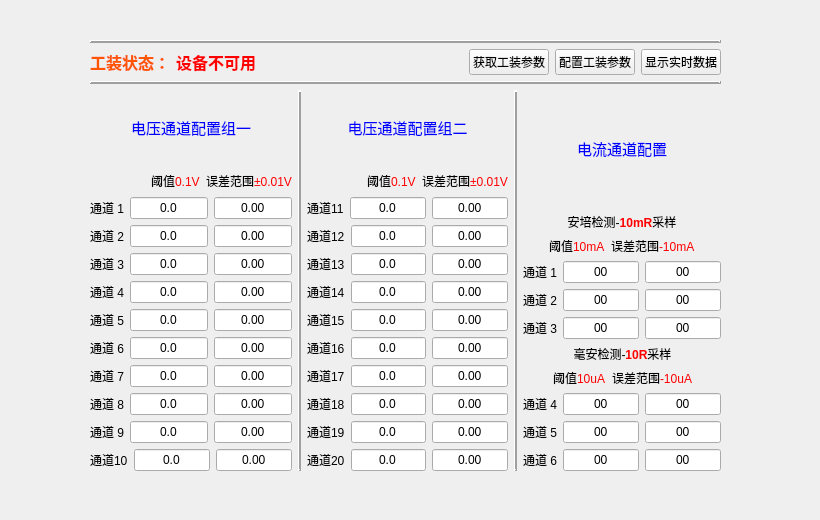
<?xml version="1.0" encoding="UTF-8"?>
<ui version="4.0">
 <class>CWTestTools</class>
 <widget class="QWidget" name="CWTestTools">
  <property name="geometry">
   <rect>
    <x>0</x>
    <y>0</y>
    <width>820</width>
    <height>520</height>
   </rect>
  </property>
  <property name="minimumSize">
   <size>
    <width>820</width>
    <height>520</height>
   </size>
  </property>
  <property name="maximumSize">
   <size>
    <width>820</width>
    <height>520</height>
   </size>
  </property>
  <property name="sizeIncrement">
   <size>
    <width>10</width>
    <height>10</height>
   </size>
  </property>
  <property name="windowTitle">
   <string>TestTools</string>
  </property>
  <property name="windowIcon">
   <iconset>
    <normaloff>../Icon/PAdminLogin.png</normaloff>../Icon/PAdminLogin.png</iconset>
  </property>
  <widget class="QWidget" name="layoutWidget">
   <property name="geometry">
    <rect>
     <x>90</x>
     <y>40</y>
     <width>631</width>
     <height>431</height>
    </rect>
   </property>
   <layout class="QVBoxLayout" name="verticalLayout_16">
    <item>
     <layout class="QVBoxLayout" name="verticalLayout">
      <item>
       <widget class="Line" name="line_5">
        <property name="frameShadow">
         <enum>QFrame::Raised</enum>
        </property>
        <property name="lineWidth">
         <number>2</number>
        </property>
        <property name="orientation">
         <enum>Qt::Horizontal</enum>
        </property>
       </widget>
      </item>
      <item>
       <layout class="QHBoxLayout" name="horizontalLayout">
        <item>
         <widget class="QLabel" name="label">
          <property name="text">
           <string>&lt;html&gt;&lt;head/&gt;&lt;body&gt;&lt;p&gt;&lt;span style=&quot; font-size:12pt; font-weight:600; color:#ff5500;&quot;&gt;工装状态：&lt;/span&gt;&lt;/p&gt;&lt;/body&gt;&lt;/html&gt;</string>
          </property>
         </widget>
        </item>
        <item>
         <widget class="QLabel" name="label_show_tools_status">
          <property name="text">
           <string>&lt;html&gt;&lt;head/&gt;&lt;body&gt;&lt;p&gt;&lt;span style=&quot; font-size:12pt; font-weight:600; color:#ff0000;&quot;&gt;设备不可用&lt;/span&gt;&lt;/p&gt;&lt;/body&gt;&lt;/html&gt;</string>
          </property>
         </widget>
        </item>
        <item>
         <spacer name="horizontalSpacer">
          <property name="orientation">
           <enum>Qt::Horizontal</enum>
          </property>
          <property name="sizeHint" stdset="0">
           <size>
            <width>40</width>
            <height>20</height>
           </size>
          </property>
         </spacer>
        </item>
        <item>
         <spacer name="horizontalSpacer_2">
          <property name="orientation">
           <enum>Qt::Horizontal</enum>
          </property>
          <property name="sizeHint" stdset="0">
           <size>
            <width>40</width>
            <height>20</height>
           </size>
          </property>
         </spacer>
        </item>
        <item>
         <widget class="QPushButton" name="pushButton_get_test_para">
          <property name="text">
           <string>获取工装参数</string>
          </property>
         </widget>
        </item>
        <item>
         <widget class="QPushButton" name="pushButton_set_test_para">
          <property name="text">
           <string>配置工装参数</string>
          </property>
         </widget>
        </item>
        <item>
         <widget class="QPushButton" name="pushButton__test_show_status">
          <property name="text">
           <string>显示实时数据</string>
          </property>
         </widget>
        </item>
       </layout>
      </item>
      <item>
       <widget class="Line" name="line">
        <property name="frameShadow">
         <enum>QFrame::Raised</enum>
        </property>
        <property name="lineWidth">
         <number>2</number>
        </property>
        <property name="orientation">
         <enum>Qt::Horizontal</enum>
        </property>
       </widget>
      </item>
     </layout>
    </item>
    <item>
     <layout class="QHBoxLayout" name="horizontalLayout_45">
      <item>
       <layout class="QVBoxLayout" name="verticalLayout_6">
        <item>
         <widget class="QLabel" name="label_2">
          <property name="text">
           <string>&lt;html&gt;&lt;head/&gt;&lt;body&gt;&lt;p&gt;&lt;span style=&quot; font-size:11pt; color:#0000ff;&quot;&gt;电压通道配置组一&lt;/span&gt;&lt;/p&gt;&lt;/body&gt;&lt;/html&gt;</string>
          </property>
          <property name="alignment">
           <set>Qt::AlignCenter</set>
          </property>
         </widget>
        </item>
        <item>
         <layout class="QVBoxLayout" name="verticalLayout_2">
          <item>
           <layout class="QHBoxLayout" name="horizontalLayout_2">
            <item>
             <spacer name="horizontalSpacer_3">
              <property name="orientation">
               <enum>Qt::Horizontal</enum>
              </property>
              <property name="sizeHint" stdset="0">
               <size>
                <width>40</width>
                <height>20</height>
               </size>
              </property>
             </spacer>
            </item>
            <item>
             <widget class="QLabel" name="label_6">
              <property name="text">
               <string>&lt;html&gt;&lt;head/&gt;&lt;body&gt;&lt;p&gt;阈值&lt;span style=&quot; color:#ff0000;&quot;&gt;0.1V&lt;/span&gt;&lt;/p&gt;&lt;/body&gt;&lt;/html&gt;</string>
              </property>
             </widget>
            </item>
            <item>
             <widget class="QLabel" name="label_7">
              <property name="text">
               <string>&lt;html&gt;&lt;head/&gt;&lt;body&gt;&lt;p&gt;误差范围&lt;span style=&quot; color:#ff0000;&quot;&gt;±0.01V&lt;/span&gt;&lt;/p&gt;&lt;/body&gt;&lt;/html&gt;</string>
              </property>
             </widget>
            </item>
           </layout>
          </item>
          <item>
           <layout class="QHBoxLayout" name="horizontalLayout_3">
            <item>
             <widget class="QLabel" name="label_4">
              <property name="text">
               <string>通道 1</string>
              </property>
             </widget>
            </item>
            <item>
             <widget class="QLineEdit" name="lineEdit_ic1_ch1_std">
              <property name="text">
               <string>0.0</string>
              </property>
              <property name="alignment">
               <set>Qt::AlignCenter</set>
              </property>
              <property name="placeholderText">
               <string>0</string>
              </property>
             </widget>
            </item>
            <item>
             <widget class="QLineEdit" name="lineEdit_ic1_ch1_tol">
              <property name="text">
               <string>0.00</string>
              </property>
              <property name="alignment">
               <set>Qt::AlignCenter</set>
              </property>
              <property name="placeholderText">
               <string>0</string>
              </property>
             </widget>
            </item>
           </layout>
          </item>
          <item>
           <layout class="QHBoxLayout" name="horizontalLayout_4">
            <item>
             <widget class="QLabel" name="label_5">
              <property name="text">
               <string>通道 2</string>
              </property>
             </widget>
            </item>
            <item>
             <widget class="QLineEdit" name="lineEdit_ic1_ch2_std">
              <property name="text">
               <string>0.0</string>
              </property>
              <property name="alignment">
               <set>Qt::AlignCenter</set>
              </property>
              <property name="placeholderText">
               <string>0</string>
              </property>
             </widget>
            </item>
            <item>
             <widget class="QLineEdit" name="lineEdit_ic1_ch2_tol">
              <property name="text">
               <string>0.00</string>
              </property>
              <property name="alignment">
               <set>Qt::AlignCenter</set>
              </property>
              <property name="placeholderText">
               <string>0</string>
              </property>
             </widget>
            </item>
           </layout>
          </item>
          <item>
           <layout class="QHBoxLayout" name="horizontalLayout_5">
            <item>
             <widget class="QLabel" name="label_9">
              <property name="text">
               <string>通道 3</string>
              </property>
             </widget>
            </item>
            <item>
             <widget class="QLineEdit" name="lineEdit_ic1_ch3_std">
              <property name="text">
               <string>0.0</string>
              </property>
              <property name="alignment">
               <set>Qt::AlignCenter</set>
              </property>
              <property name="placeholderText">
               <string>0</string>
              </property>
             </widget>
            </item>
            <item>
             <widget class="QLineEdit" name="lineEdit_ic1_ch3_tol">
              <property name="text">
               <string>0.00</string>
              </property>
              <property name="alignment">
               <set>Qt::AlignCenter</set>
              </property>
              <property name="placeholderText">
               <string>0</string>
              </property>
             </widget>
            </item>
           </layout>
          </item>
          <item>
           <layout class="QHBoxLayout" name="horizontalLayout_6">
            <item>
             <widget class="QLabel" name="label_10">
              <property name="text">
               <string>通道 4</string>
              </property>
             </widget>
            </item>
            <item>
             <widget class="QLineEdit" name="lineEdit_ic1_ch4_std">
              <property name="text">
               <string>0.0</string>
              </property>
              <property name="alignment">
               <set>Qt::AlignCenter</set>
              </property>
              <property name="placeholderText">
               <string>0</string>
              </property>
             </widget>
            </item>
            <item>
             <widget class="QLineEdit" name="lineEdit_ic1_ch4_tol">
              <property name="text">
               <string>0.00</string>
              </property>
              <property name="alignment">
               <set>Qt::AlignCenter</set>
              </property>
              <property name="placeholderText">
               <string>0</string>
              </property>
             </widget>
            </item>
           </layout>
          </item>
          <item>
           <layout class="QHBoxLayout" name="horizontalLayout_7">
            <item>
             <widget class="QLabel" name="label_11">
              <property name="text">
               <string>通道 5</string>
              </property>
             </widget>
            </item>
            <item>
             <widget class="QLineEdit" name="lineEdit_ic2_ch1_std">
              <property name="text">
               <string>0.0</string>
              </property>
              <property name="alignment">
               <set>Qt::AlignCenter</set>
              </property>
              <property name="placeholderText">
               <string>0</string>
              </property>
             </widget>
            </item>
            <item>
             <widget class="QLineEdit" name="lineEdit_ic2_ch1_tol">
              <property name="text">
               <string>0.00</string>
              </property>
              <property name="alignment">
               <set>Qt::AlignCenter</set>
              </property>
              <property name="placeholderText">
               <string>0</string>
              </property>
             </widget>
            </item>
           </layout>
          </item>
          <item>
           <layout class="QHBoxLayout" name="horizontalLayout_8">
            <item>
             <widget class="QLabel" name="label_12">
              <property name="text">
               <string>通道 6</string>
              </property>
             </widget>
            </item>
            <item>
             <widget class="QLineEdit" name="lineEdit_ic2_ch2_std">
              <property name="text">
               <string>0.0</string>
              </property>
              <property name="alignment">
               <set>Qt::AlignCenter</set>
              </property>
              <property name="placeholderText">
               <string>0</string>
              </property>
             </widget>
            </item>
            <item>
             <widget class="QLineEdit" name="lineEdit_ic2_ch2_tol">
              <property name="text">
               <string>0.00</string>
              </property>
              <property name="alignment">
               <set>Qt::AlignCenter</set>
              </property>
              <property name="placeholderText">
               <string>0</string>
              </property>
             </widget>
            </item>
           </layout>
          </item>
          <item>
           <layout class="QHBoxLayout" name="horizontalLayout_9">
            <item>
             <widget class="QLabel" name="label_13">
              <property name="text">
               <string>通道 7</string>
              </property>
             </widget>
            </item>
            <item>
             <widget class="QLineEdit" name="lineEdit_ic2_ch3_std">
              <property name="text">
               <string>0.0</string>
              </property>
              <property name="alignment">
               <set>Qt::AlignCenter</set>
              </property>
              <property name="placeholderText">
               <string>0</string>
              </property>
             </widget>
            </item>
            <item>
             <widget class="QLineEdit" name="lineEdit_ic2_ch3_tol">
              <property name="text">
               <string>0.00</string>
              </property>
              <property name="alignment">
               <set>Qt::AlignCenter</set>
              </property>
              <property name="placeholderText">
               <string>0</string>
              </property>
             </widget>
            </item>
           </layout>
          </item>
          <item>
           <layout class="QHBoxLayout" name="horizontalLayout_10">
            <item>
             <widget class="QLabel" name="label_14">
              <property name="text">
               <string>通道 8</string>
              </property>
             </widget>
            </item>
            <item>
             <widget class="QLineEdit" name="lineEdit_ic2_ch4_std">
              <property name="text">
               <string>0.0</string>
              </property>
              <property name="alignment">
               <set>Qt::AlignCenter</set>
              </property>
              <property name="placeholderText">
               <string>0</string>
              </property>
             </widget>
            </item>
            <item>
             <widget class="QLineEdit" name="lineEdit_ic2_ch4_tol">
              <property name="text">
               <string>0.00</string>
              </property>
              <property name="alignment">
               <set>Qt::AlignCenter</set>
              </property>
              <property name="placeholderText">
               <string>0</string>
              </property>
             </widget>
            </item>
           </layout>
          </item>
          <item>
           <layout class="QHBoxLayout" name="horizontalLayout_11">
            <item>
             <widget class="QLabel" name="label_15">
              <property name="text">
               <string>通道 9</string>
              </property>
             </widget>
            </item>
            <item>
             <widget class="QLineEdit" name="lineEdit_ic3_ch1_std">
              <property name="text">
               <string>0.0</string>
              </property>
              <property name="alignment">
               <set>Qt::AlignCenter</set>
              </property>
              <property name="placeholderText">
               <string>0</string>
              </property>
             </widget>
            </item>
            <item>
             <widget class="QLineEdit" name="lineEdit_ic3_ch1_tol">
              <property name="text">
               <string>0.00</string>
              </property>
              <property name="alignment">
               <set>Qt::AlignCenter</set>
              </property>
              <property name="placeholderText">
               <string>0</string>
              </property>
             </widget>
            </item>
           </layout>
          </item>
          <item>
           <layout class="QHBoxLayout" name="horizontalLayout_12">
            <item>
             <widget class="QLabel" name="label_16">
              <property name="text">
               <string>通道10</string>
              </property>
             </widget>
            </item>
            <item>
             <widget class="QLineEdit" name="lineEdit_ic3_ch2_std">
              <property name="text">
               <string>0.0</string>
              </property>
              <property name="alignment">
               <set>Qt::AlignCenter</set>
              </property>
              <property name="placeholderText">
               <string>0</string>
              </property>
             </widget>
            </item>
            <item>
             <widget class="QLineEdit" name="lineEdit_ic3_ch2_tol">
              <property name="text">
               <string>0.00</string>
              </property>
              <property name="alignment">
               <set>Qt::AlignCenter</set>
              </property>
              <property name="placeholderText">
               <string>0</string>
              </property>
             </widget>
            </item>
           </layout>
          </item>
         </layout>
        </item>
       </layout>
      </item>
      <item>
       <widget class="Line" name="line_3">
        <property name="frameShadow">
         <enum>QFrame::Raised</enum>
        </property>
        <property name="lineWidth">
         <number>2</number>
        </property>
        <property name="orientation">
         <enum>Qt::Vertical</enum>
        </property>
       </widget>
      </item>
      <item>
       <layout class="QVBoxLayout" name="verticalLayout_7">
        <item>
         <widget class="QLabel" name="label_8">
          <property name="text">
           <string>&lt;html&gt;&lt;head/&gt;&lt;body&gt;&lt;p&gt;&lt;span style=&quot; font-size:11pt; color:#0000ff;&quot;&gt;电压通道配置组二&lt;/span&gt;&lt;/p&gt;&lt;/body&gt;&lt;/html&gt;</string>
          </property>
          <property name="alignment">
           <set>Qt::AlignCenter</set>
          </property>
         </widget>
        </item>
        <item>
         <layout class="QVBoxLayout" name="verticalLayout_3">
          <item>
           <layout class="QHBoxLayout" name="horizontalLayout_24">
            <item>
             <spacer name="horizontalSpacer_5">
              <property name="orientation">
               <enum>Qt::Horizontal</enum>
              </property>
              <property name="sizeHint" stdset="0">
               <size>
                <width>40</width>
                <height>20</height>
               </size>
              </property>
             </spacer>
            </item>
            <item>
             <widget class="QLabel" name="label_17">
              <property name="text">
               <string>&lt;html&gt;&lt;head/&gt;&lt;body&gt;&lt;p&gt;阈值&lt;span style=&quot; color:#ff0000;&quot;&gt;0.1V&lt;/span&gt;&lt;/p&gt;&lt;/body&gt;&lt;/html&gt;</string>
              </property>
             </widget>
            </item>
            <item>
             <widget class="QLabel" name="label_18">
              <property name="text">
               <string>&lt;html&gt;&lt;head/&gt;&lt;body&gt;&lt;p&gt;误差范围&lt;span style=&quot; color:#ff0000;&quot;&gt;±0.01V&lt;/span&gt;&lt;/p&gt;&lt;/body&gt;&lt;/html&gt;</string>
              </property>
             </widget>
            </item>
           </layout>
          </item>
          <item>
           <layout class="QHBoxLayout" name="horizontalLayout_25">
            <item>
             <widget class="QLabel" name="label_19">
              <property name="text">
               <string>通道11</string>
              </property>
             </widget>
            </item>
            <item>
             <widget class="QLineEdit" name="lineEdit_ic3_ch3_std">
              <property name="text">
               <string>0.0</string>
              </property>
              <property name="alignment">
               <set>Qt::AlignCenter</set>
              </property>
              <property name="placeholderText">
               <string>0</string>
              </property>
             </widget>
            </item>
            <item>
             <widget class="QLineEdit" name="lineEdit_ic3_ch3_tol">
              <property name="text">
               <string>0.00</string>
              </property>
              <property name="alignment">
               <set>Qt::AlignCenter</set>
              </property>
              <property name="placeholderText">
               <string>0</string>
              </property>
             </widget>
            </item>
           </layout>
          </item>
          <item>
           <layout class="QHBoxLayout" name="horizontalLayout_26">
            <item>
             <widget class="QLabel" name="label_20">
              <property name="text">
               <string>通道12</string>
              </property>
             </widget>
            </item>
            <item>
             <widget class="QLineEdit" name="lineEdit_ic3_ch4_std">
              <property name="text">
               <string>0.0</string>
              </property>
              <property name="alignment">
               <set>Qt::AlignCenter</set>
              </property>
              <property name="placeholderText">
               <string>0</string>
              </property>
             </widget>
            </item>
            <item>
             <widget class="QLineEdit" name="lineEdit_ic3_ch4_tol">
              <property name="text">
               <string>0.00</string>
              </property>
              <property name="alignment">
               <set>Qt::AlignCenter</set>
              </property>
              <property name="placeholderText">
               <string>0</string>
              </property>
             </widget>
            </item>
           </layout>
          </item>
          <item>
           <layout class="QHBoxLayout" name="horizontalLayout_27">
            <item>
             <widget class="QLabel" name="label_21">
              <property name="text">
               <string>通道13</string>
              </property>
             </widget>
            </item>
            <item>
             <widget class="QLineEdit" name="lineEdit_ic4_ch1_std">
              <property name="text">
               <string>0.0</string>
              </property>
              <property name="alignment">
               <set>Qt::AlignCenter</set>
              </property>
              <property name="placeholderText">
               <string>0</string>
              </property>
             </widget>
            </item>
            <item>
             <widget class="QLineEdit" name="lineEdit_ic4_ch1_tol">
              <property name="text">
               <string>0.00</string>
              </property>
              <property name="alignment">
               <set>Qt::AlignCenter</set>
              </property>
              <property name="placeholderText">
               <string>0</string>
              </property>
             </widget>
            </item>
           </layout>
          </item>
          <item>
           <layout class="QHBoxLayout" name="horizontalLayout_28">
            <item>
             <widget class="QLabel" name="label_22">
              <property name="text">
               <string>通道14</string>
              </property>
             </widget>
            </item>
            <item>
             <widget class="QLineEdit" name="lineEdit_ic4_ch2_std">
              <property name="text">
               <string>0.0</string>
              </property>
              <property name="alignment">
               <set>Qt::AlignCenter</set>
              </property>
              <property name="placeholderText">
               <string>0</string>
              </property>
             </widget>
            </item>
            <item>
             <widget class="QLineEdit" name="lineEdit_ic4_ch2_tol">
              <property name="text">
               <string>0.00</string>
              </property>
              <property name="alignment">
               <set>Qt::AlignCenter</set>
              </property>
              <property name="placeholderText">
               <string>0</string>
              </property>
             </widget>
            </item>
           </layout>
          </item>
          <item>
           <layout class="QHBoxLayout" name="horizontalLayout_29">
            <item>
             <widget class="QLabel" name="label_23">
              <property name="text">
               <string>通道15</string>
              </property>
             </widget>
            </item>
            <item>
             <widget class="QLineEdit" name="lineEdit_ic4_ch3_std">
              <property name="text">
               <string>0.0</string>
              </property>
              <property name="alignment">
               <set>Qt::AlignCenter</set>
              </property>
              <property name="placeholderText">
               <string>0</string>
              </property>
             </widget>
            </item>
            <item>
             <widget class="QLineEdit" name="lineEdit_ic4_ch3_tol">
              <property name="text">
               <string>0.00</string>
              </property>
              <property name="alignment">
               <set>Qt::AlignCenter</set>
              </property>
              <property name="placeholderText">
               <string>0</string>
              </property>
             </widget>
            </item>
           </layout>
          </item>
          <item>
           <layout class="QHBoxLayout" name="horizontalLayout_30">
            <item>
             <widget class="QLabel" name="label_24">
              <property name="text">
               <string>通道16</string>
              </property>
             </widget>
            </item>
            <item>
             <widget class="QLineEdit" name="lineEdit_ic4_ch4_std">
              <property name="text">
               <string>0.0</string>
              </property>
              <property name="alignment">
               <set>Qt::AlignCenter</set>
              </property>
              <property name="placeholderText">
               <string>0</string>
              </property>
             </widget>
            </item>
            <item>
             <widget class="QLineEdit" name="lineEdit_ic4_ch4_tol">
              <property name="text">
               <string>0.00</string>
              </property>
              <property name="alignment">
               <set>Qt::AlignCenter</set>
              </property>
              <property name="placeholderText">
               <string>0</string>
              </property>
             </widget>
            </item>
           </layout>
          </item>
          <item>
           <layout class="QHBoxLayout" name="horizontalLayout_31">
            <item>
             <widget class="QLabel" name="label_25">
              <property name="text">
               <string>通道17</string>
              </property>
             </widget>
            </item>
            <item>
             <widget class="QLineEdit" name="lineEdit_ic5_ch1_std">
              <property name="text">
               <string>0.0</string>
              </property>
              <property name="alignment">
               <set>Qt::AlignCenter</set>
              </property>
              <property name="placeholderText">
               <string>0</string>
              </property>
             </widget>
            </item>
            <item>
             <widget class="QLineEdit" name="lineEdit_ic5_ch1_tol">
              <property name="text">
               <string>0.00</string>
              </property>
              <property name="alignment">
               <set>Qt::AlignCenter</set>
              </property>
              <property name="placeholderText">
               <string>0</string>
              </property>
             </widget>
            </item>
           </layout>
          </item>
          <item>
           <layout class="QHBoxLayout" name="horizontalLayout_32">
            <item>
             <widget class="QLabel" name="label_26">
              <property name="text">
               <string>通道18</string>
              </property>
             </widget>
            </item>
            <item>
             <widget class="QLineEdit" name="lineEdit_ic5_ch2_std">
              <property name="text">
               <string>0.0</string>
              </property>
              <property name="alignment">
               <set>Qt::AlignCenter</set>
              </property>
              <property name="placeholderText">
               <string>0</string>
              </property>
             </widget>
            </item>
            <item>
             <widget class="QLineEdit" name="lineEdit_ic5_ch2_tol">
              <property name="text">
               <string>0.00</string>
              </property>
              <property name="alignment">
               <set>Qt::AlignCenter</set>
              </property>
              <property name="placeholderText">
               <string>0</string>
              </property>
             </widget>
            </item>
           </layout>
          </item>
          <item>
           <layout class="QHBoxLayout" name="horizontalLayout_33">
            <item>
             <widget class="QLabel" name="label_27">
              <property name="text">
               <string>通道19</string>
              </property>
             </widget>
            </item>
            <item>
             <widget class="QLineEdit" name="lineEdit_ic5_ch3_std">
              <property name="text">
               <string>0.0</string>
              </property>
              <property name="alignment">
               <set>Qt::AlignCenter</set>
              </property>
              <property name="placeholderText">
               <string>0</string>
              </property>
             </widget>
            </item>
            <item>
             <widget class="QLineEdit" name="lineEdit_ic5_ch3_tol">
              <property name="text">
               <string>0.00</string>
              </property>
              <property name="alignment">
               <set>Qt::AlignCenter</set>
              </property>
              <property name="placeholderText">
               <string>0</string>
              </property>
             </widget>
            </item>
           </layout>
          </item>
          <item>
           <layout class="QHBoxLayout" name="horizontalLayout_34">
            <item>
             <widget class="QLabel" name="label_28">
              <property name="text">
               <string>通道20</string>
              </property>
             </widget>
            </item>
            <item>
             <widget class="QLineEdit" name="lineEdit_ic5_ch4_std">
              <property name="text">
               <string>0.0</string>
              </property>
              <property name="alignment">
               <set>Qt::AlignCenter</set>
              </property>
              <property name="placeholderText">
               <string>0</string>
              </property>
             </widget>
            </item>
            <item>
             <widget class="QLineEdit" name="lineEdit_ic5_ch4_tol">
              <property name="text">
               <string>0.00</string>
              </property>
              <property name="alignment">
               <set>Qt::AlignCenter</set>
              </property>
              <property name="placeholderText">
               <string>0</string>
              </property>
             </widget>
            </item>
           </layout>
          </item>
         </layout>
        </item>
       </layout>
      </item>
      <item>
       <widget class="Line" name="line_4">
        <property name="frameShadow">
         <enum>QFrame::Raised</enum>
        </property>
        <property name="lineWidth">
         <number>2</number>
        </property>
        <property name="orientation">
         <enum>Qt::Vertical</enum>
        </property>
       </widget>
      </item>
      <item>
       <layout class="QVBoxLayout" name="verticalLayout_15">
        <item>
         <widget class="QLabel" name="label_3">
          <property name="text">
           <string>&lt;html&gt;&lt;head/&gt;&lt;body&gt;&lt;p&gt;&lt;span style=&quot; font-size:11pt; color:#0000ff;&quot;&gt;电流通道配置&lt;/span&gt;&lt;/p&gt;&lt;/body&gt;&lt;/html&gt;</string>
          </property>
          <property name="alignment">
           <set>Qt::AlignCenter</set>
          </property>
         </widget>
        </item>
        <item>
         <layout class="QVBoxLayout" name="verticalLayout_14">
          <item>
           <layout class="QVBoxLayout" name="verticalLayout_13">
            <item>
             <layout class="QHBoxLayout" name="horizontalLayout_40">
              <item>
               <spacer name="horizontalSpacer_6">
                <property name="orientation">
                 <enum>Qt::Horizontal</enum>
                </property>
                <property name="sizeHint" stdset="0">
                 <size>
                  <width>20</width>
                  <height>20</height>
                 </size>
                </property>
               </spacer>
              </item>
              <item>
               <layout class="QVBoxLayout" name="verticalLayout_8">
                <item>
                 <widget class="QLabel" name="label_39">
                  <property name="text">
                   <string>&lt;html&gt;&lt;head/&gt;&lt;body&gt;&lt;p&gt;安培检测-&lt;span style=&quot; font-weight:600; color:#ff0000;&quot;&gt;10mR&lt;/span&gt;采样&lt;/p&gt;&lt;/body&gt;&lt;/html&gt;</string>
                  </property>
                  <property name="alignment">
                   <set>Qt::AlignCenter</set>
                  </property>
                 </widget>
                </item>
                <item>
                 <layout class="QHBoxLayout" name="horizontalLayout_35">
                  <item>
                   <widget class="QLabel" name="label_29">
                    <property name="text">
                     <string>&lt;html&gt;&lt;head/&gt;&lt;body&gt;&lt;p&gt;阈值&lt;span style=&quot; color:#ff0000;&quot;&gt;10mA&lt;/span&gt;&lt;/p&gt;&lt;/body&gt;&lt;/html&gt;</string>
                    </property>
                   </widget>
                  </item>
                  <item>
                   <widget class="QLabel" name="label_30">
                    <property name="text">
                     <string>&lt;html&gt;&lt;head/&gt;&lt;body&gt;&lt;p&gt;误差范围&lt;span style=&quot; color:#ff0000;&quot;&gt;-10mA&lt;/span&gt;&lt;/p&gt;&lt;/body&gt;&lt;/html&gt;</string>
                    </property>
                   </widget>
                  </item>
                 </layout>
                </item>
               </layout>
              </item>
              <item>
               <spacer name="horizontalSpacer_7">
                <property name="orientation">
                 <enum>Qt::Horizontal</enum>
                </property>
                <property name="sizeHint" stdset="0">
                 <size>
                  <width>20</width>
                  <height>20</height>
                 </size>
                </property>
               </spacer>
              </item>
             </layout>
            </item>
            <item>
             <layout class="QVBoxLayout" name="verticalLayout_10">
              <item>
               <layout class="QHBoxLayout" name="horizontalLayout_37">
                <item>
                 <widget class="QLabel" name="label_32">
                  <property name="text">
                   <string>通道 1</string>
                  </property>
                 </widget>
                </item>
                <item>
                 <widget class="QLineEdit" name="lineEdit_ic1_cur_std">
                  <property name="text">
                   <string>00</string>
                  </property>
                  <property name="alignment">
                   <set>Qt::AlignCenter</set>
                  </property>
                  <property name="placeholderText">
                   <string>0</string>
                  </property>
                 </widget>
                </item>
                <item>
                 <widget class="QLineEdit" name="lineEdit_ic1_cur_tol">
                  <property name="text">
                   <string>00</string>
                  </property>
                  <property name="alignment">
                   <set>Qt::AlignCenter</set>
                  </property>
                  <property name="placeholderText">
                   <string>0</string>
                  </property>
                 </widget>
                </item>
               </layout>
              </item>
              <item>
               <layout class="QHBoxLayout" name="horizontalLayout_38">
                <item>
                 <widget class="QLabel" name="label_31">
                  <property name="text">
                   <string>通道 2</string>
                  </property>
                 </widget>
                </item>
                <item>
                 <widget class="QLineEdit" name="lineEdit_ic2_cur_std">
                  <property name="text">
                   <string>00</string>
                  </property>
                  <property name="alignment">
                   <set>Qt::AlignCenter</set>
                  </property>
                  <property name="placeholderText">
                   <string>0</string>
                  </property>
                 </widget>
                </item>
                <item>
                 <widget class="QLineEdit" name="lineEdit_ic2_cur_tol">
                  <property name="text">
                   <string>00</string>
                  </property>
                  <property name="alignment">
                   <set>Qt::AlignCenter</set>
                  </property>
                  <property name="placeholderText">
                   <string>0</string>
                  </property>
                 </widget>
                </item>
               </layout>
              </item>
              <item>
               <layout class="QHBoxLayout" name="horizontalLayout_39">
                <item>
                 <widget class="QLabel" name="label_33">
                  <property name="text">
                   <string>通道 3</string>
                  </property>
                 </widget>
                </item>
                <item>
                 <widget class="QLineEdit" name="lineEdit_ic3_cur_std">
                  <property name="text">
                   <string>00</string>
                  </property>
                  <property name="alignment">
                   <set>Qt::AlignCenter</set>
                  </property>
                  <property name="placeholderText">
                   <string>0</string>
                  </property>
                 </widget>
                </item>
                <item>
                 <widget class="QLineEdit" name="lineEdit_ic3_cur_tol">
                  <property name="text">
                   <string>00</string>
                  </property>
                  <property name="alignment">
                   <set>Qt::AlignCenter</set>
                  </property>
                  <property name="placeholderText">
                   <string>0</string>
                  </property>
                 </widget>
                </item>
               </layout>
              </item>
             </layout>
            </item>
           </layout>
          </item>
          <item>
           <layout class="QVBoxLayout" name="verticalLayout_11">
            <item>
             <layout class="QHBoxLayout" name="horizontalLayout_44">
              <item>
               <spacer name="horizontalSpacer_8">
                <property name="orientation">
                 <enum>Qt::Horizontal</enum>
                </property>
                <property name="sizeHint" stdset="0">
                 <size>
                  <width>20</width>
                  <height>20</height>
                 </size>
                </property>
               </spacer>
              </item>
              <item>
               <layout class="QVBoxLayout" name="verticalLayout_9">
                <item>
                 <widget class="QLabel" name="label_40">
                  <property name="text">
                   <string>&lt;html&gt;&lt;head/&gt;&lt;body&gt;&lt;p&gt;毫安检测-&lt;span style=&quot; font-weight:600; color:#ff0000;&quot;&gt;10R&lt;/span&gt;采样&lt;/p&gt;&lt;/body&gt;&lt;/html&gt;</string>
                  </property>
                  <property name="alignment">
                   <set>Qt::AlignCenter</set>
                  </property>
                 </widget>
                </item>
                <item>
                 <layout class="QHBoxLayout" name="horizontalLayout_36">
                  <item>
                   <widget class="QLabel" name="label_38">
                    <property name="text">
                     <string>&lt;html&gt;&lt;head/&gt;&lt;body&gt;&lt;p&gt;阈值&lt;span style=&quot; color:#ff0000;&quot;&gt;10uA&lt;/span&gt;&lt;/p&gt;&lt;/body&gt;&lt;/html&gt;</string>
                    </property>
                   </widget>
                  </item>
                  <item>
                   <widget class="QLabel" name="label_37">
                    <property name="text">
                     <string>&lt;html&gt;&lt;head/&gt;&lt;body&gt;&lt;p&gt;误差范围&lt;span style=&quot; color:#ff0000;&quot;&gt;-10uA&lt;/span&gt;&lt;/p&gt;&lt;/body&gt;&lt;/html&gt;</string>
                    </property>
                   </widget>
                  </item>
                 </layout>
                </item>
               </layout>
              </item>
              <item>
               <spacer name="horizontalSpacer_9">
                <property name="orientation">
                 <enum>Qt::Horizontal</enum>
                </property>
                <property name="sizeHint" stdset="0">
                 <size>
                  <width>20</width>
                  <height>20</height>
                 </size>
                </property>
               </spacer>
              </item>
             </layout>
            </item>
            <item>
             <layout class="QVBoxLayout" name="verticalLayout_12">
              <item>
               <layout class="QHBoxLayout" name="horizontalLayout_41">
                <item>
                 <widget class="QLabel" name="label_34">
                  <property name="text">
                   <string>通道 4</string>
                  </property>
                 </widget>
                </item>
                <item>
                 <widget class="QLineEdit" name="lineEdit_43">
                  <property name="text">
                   <string>00</string>
                  </property>
                  <property name="alignment">
                   <set>Qt::AlignCenter</set>
                  </property>
                  <property name="placeholderText">
                   <string>0</string>
                  </property>
                 </widget>
                </item>
                <item>
                 <widget class="QLineEdit" name="lineEdit_45">
                  <property name="text">
                   <string>00</string>
                  </property>
                  <property name="alignment">
                   <set>Qt::AlignCenter</set>
                  </property>
                  <property name="placeholderText">
                   <string>0</string>
                  </property>
                 </widget>
                </item>
               </layout>
              </item>
              <item>
               <layout class="QHBoxLayout" name="horizontalLayout_42">
                <item>
                 <widget class="QLabel" name="label_35">
                  <property name="text">
                   <string>通道 5</string>
                  </property>
                 </widget>
                </item>
                <item>
                 <widget class="QLineEdit" name="lineEdit_41">
                  <property name="text">
                   <string>00</string>
                  </property>
                  <property name="alignment">
                   <set>Qt::AlignCenter</set>
                  </property>
                  <property name="placeholderText">
                   <string>0</string>
                  </property>
                 </widget>
                </item>
                <item>
                 <widget class="QLineEdit" name="lineEdit_51">
                  <property name="text">
                   <string>00</string>
                  </property>
                  <property name="alignment">
                   <set>Qt::AlignCenter</set>
                  </property>
                  <property name="placeholderText">
                   <string>0</string>
                  </property>
                 </widget>
                </item>
               </layout>
              </item>
              <item>
               <layout class="QHBoxLayout" name="horizontalLayout_43">
                <item>
                 <widget class="QLabel" name="label_36">
                  <property name="text">
                   <string>通道 6</string>
                  </property>
                 </widget>
                </item>
                <item>
                 <widget class="QLineEdit" name="lineEdit_52">
                  <property name="text">
                   <string>00</string>
                  </property>
                  <property name="alignment">
                   <set>Qt::AlignCenter</set>
                  </property>
                  <property name="placeholderText">
                   <string>0</string>
                  </property>
                 </widget>
                </item>
                <item>
                 <widget class="QLineEdit" name="lineEdit_49">
                  <property name="text">
                   <string>00</string>
                  </property>
                  <property name="alignment">
                   <set>Qt::AlignCenter</set>
                  </property>
                  <property name="placeholderText">
                   <string>0</string>
                  </property>
                 </widget>
                </item>
               </layout>
              </item>
             </layout>
            </item>
           </layout>
          </item>
         </layout>
        </item>
       </layout>
      </item>
     </layout>
    </item>
   </layout>
  </widget>
 </widget>
 <resources/>
 <connections/>
</ui>
